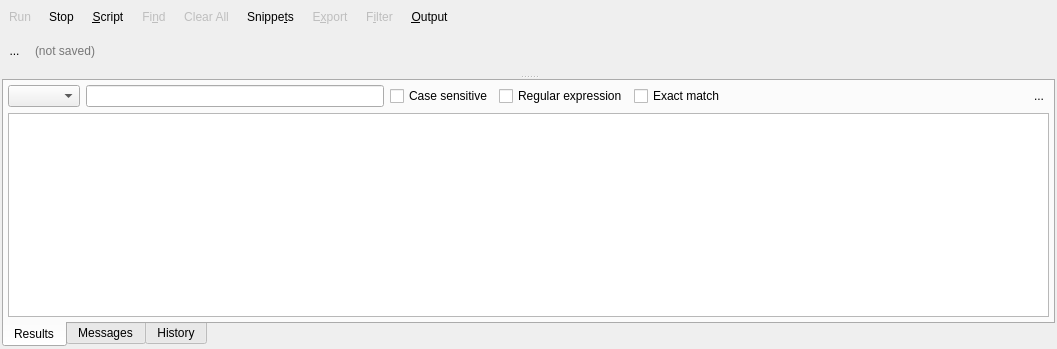
<?xml version="1.0" encoding="UTF-8"?>
<ui version="4.0">
 <class>SQLExecutionWidget</class>
 <widget class="QWidget" name="SQLExecutionWidget">
  <property name="geometry">
   <rect>
    <x>0</x>
    <y>0</y>
    <width>1057</width>
    <height>349</height>
   </rect>
  </property>
  <property name="baseSize">
   <size>
    <width>780</width>
    <height>0</height>
   </size>
  </property>
  <property name="windowTitle">
   <string>Form</string>
  </property>
  <layout class="QGridLayout" name="gridLayout">
   <property name="leftMargin">
    <number>2</number>
   </property>
   <property name="topMargin">
    <number>2</number>
   </property>
   <property name="rightMargin">
    <number>2</number>
   </property>
   <property name="bottomMargin">
    <number>2</number>
   </property>
   <item row="1" column="0">
    <widget class="QWidget" name="filename_wgt" native="true">
     <property name="minimumSize">
      <size>
       <width>0</width>
       <height>0</height>
      </size>
     </property>
     <layout class="QHBoxLayout" name="horizontalLayout_3">
      <property name="leftMargin">
       <number>0</number>
      </property>
      <property name="topMargin">
       <number>0</number>
      </property>
      <property name="rightMargin">
       <number>0</number>
      </property>
      <property name="bottomMargin">
       <number>0</number>
      </property>
      <item>
       <widget class="QToolButton" name="close_file_tb">
        <property name="minimumSize">
         <size>
          <width>25</width>
          <height>25</height>
         </size>
        </property>
        <property name="maximumSize">
         <size>
          <width>25</width>
          <height>25</height>
         </size>
        </property>
        <property name="toolTip">
         <string>Close the current SQL script</string>
        </property>
        <property name="text">
         <string>...</string>
        </property>
        <property name="icon">
         <iconset resource="../res/resources.qrc">
          <normaloff>:/icones/icones/fechar.png</normaloff>:/icones/icones/fechar.png</iconset>
        </property>
        <property name="iconSize">
         <size>
          <width>20</width>
          <height>20</height>
         </size>
        </property>
        <property name="autoRaise">
         <bool>true</bool>
        </property>
       </widget>
      </item>
      <item>
       <widget class="QLineEdit" name="filename_edt">
        <property name="minimumSize">
         <size>
          <width>0</width>
          <height>25</height>
         </size>
        </property>
        <property name="toolTip">
         <string>SQL script currently handled</string>
        </property>
        <property name="autoFillBackground">
         <bool>false</bool>
        </property>
        <property name="styleSheet">
         <string notr="true">background: transparent;</string>
        </property>
        <property name="text">
         <string/>
        </property>
        <property name="frame">
         <bool>false</bool>
        </property>
        <property name="cursorPosition">
         <number>0</number>
        </property>
        <property name="readOnly">
         <bool>true</bool>
        </property>
        <property name="placeholderText">
         <string>(not saved)</string>
        </property>
       </widget>
      </item>
     </layout>
    </widget>
   </item>
   <item row="0" column="0">
    <layout class="QHBoxLayout" name="horizontalLayout">
     <property name="spacing">
      <number>4</number>
     </property>
     <item>
      <widget class="QToolButton" name="run_sql_tb">
       <property name="enabled">
        <bool>false</bool>
       </property>
       <property name="sizePolicy">
        <sizepolicy hsizetype="Fixed" vsizetype="Fixed">
         <horstretch>0</horstretch>
         <verstretch>0</verstretch>
        </sizepolicy>
       </property>
       <property name="minimumSize">
        <size>
         <width>0</width>
         <height>30</height>
        </size>
       </property>
       <property name="toolTip">
        <string>Run the specified SQL command</string>
       </property>
       <property name="text">
        <string>Run</string>
       </property>
       <property name="icon">
        <iconset resource="../res/resources.qrc">
         <normaloff>:/icones/icones/run.png</normaloff>:/icones/icones/run.png</iconset>
       </property>
       <property name="iconSize">
        <size>
         <width>22</width>
         <height>22</height>
        </size>
       </property>
       <property name="shortcut">
        <string>F5</string>
       </property>
       <property name="toolButtonStyle">
        <enum>Qt::ToolButtonTextBesideIcon</enum>
       </property>
       <property name="autoRaise">
        <bool>true</bool>
       </property>
      </widget>
     </item>
     <item>
      <widget class="QToolButton" name="stop_tb">
       <property name="enabled">
        <bool>true</bool>
       </property>
       <property name="sizePolicy">
        <sizepolicy hsizetype="Fixed" vsizetype="Fixed">
         <horstretch>0</horstretch>
         <verstretch>0</verstretch>
        </sizepolicy>
       </property>
       <property name="minimumSize">
        <size>
         <width>0</width>
         <height>30</height>
        </size>
       </property>
       <property name="toolTip">
        <string>Cancel the execution of the current SQL command</string>
       </property>
       <property name="text">
        <string>Stop</string>
       </property>
       <property name="icon">
        <iconset resource="../res/resources.qrc">
         <normaloff>:/icones/icones/stop.png</normaloff>:/icones/icones/stop.png</iconset>
       </property>
       <property name="iconSize">
        <size>
         <width>22</width>
         <height>22</height>
        </size>
       </property>
       <property name="shortcut">
        <string>Esc</string>
       </property>
       <property name="toolButtonStyle">
        <enum>Qt::ToolButtonTextBesideIcon</enum>
       </property>
       <property name="autoRaise">
        <bool>true</bool>
       </property>
      </widget>
     </item>
     <item>
      <widget class="QToolButton" name="file_tb">
       <property name="enabled">
        <bool>true</bool>
       </property>
       <property name="minimumSize">
        <size>
         <width>0</width>
         <height>30</height>
        </size>
       </property>
       <property name="toolTip">
        <string>Handle external SQL script</string>
       </property>
       <property name="text">
        <string>&amp;Script</string>
       </property>
       <property name="icon">
        <iconset resource="../res/resources.qrc">
         <normaloff>:/icones/icones/codigosql.png</normaloff>:/icones/icones/codigosql.png</iconset>
       </property>
       <property name="iconSize">
        <size>
         <width>22</width>
         <height>22</height>
        </size>
       </property>
       <property name="shortcut">
        <string>Alt+F</string>
       </property>
       <property name="checkable">
        <bool>false</bool>
       </property>
       <property name="checked">
        <bool>false</bool>
       </property>
       <property name="popupMode">
        <enum>QToolButton::InstantPopup</enum>
       </property>
       <property name="toolButtonStyle">
        <enum>Qt::ToolButtonTextBesideIcon</enum>
       </property>
       <property name="autoRaise">
        <bool>true</bool>
       </property>
      </widget>
     </item>
     <item>
      <widget class="QToolButton" name="find_tb">
       <property name="enabled">
        <bool>false</bool>
       </property>
       <property name="minimumSize">
        <size>
         <width>0</width>
         <height>30</height>
        </size>
       </property>
       <property name="toolTip">
        <string>Search in SQL code</string>
       </property>
       <property name="text">
        <string>Fi&amp;nd</string>
       </property>
       <property name="icon">
        <iconset resource="../res/resources.qrc">
         <normaloff>:/icones/icones/buscar.png</normaloff>:/icones/icones/buscar.png</iconset>
       </property>
       <property name="iconSize">
        <size>
         <width>22</width>
         <height>22</height>
        </size>
       </property>
       <property name="shortcut">
        <string>Ctrl+F</string>
       </property>
       <property name="checkable">
        <bool>true</bool>
       </property>
       <property name="checked">
        <bool>false</bool>
       </property>
       <property name="popupMode">
        <enum>QToolButton::InstantPopup</enum>
       </property>
       <property name="toolButtonStyle">
        <enum>Qt::ToolButtonTextBesideIcon</enum>
       </property>
       <property name="autoRaise">
        <bool>true</bool>
       </property>
      </widget>
     </item>
     <item>
      <widget class="QToolButton" name="clear_btn">
       <property name="enabled">
        <bool>false</bool>
       </property>
       <property name="minimumSize">
        <size>
         <width>0</width>
         <height>30</height>
        </size>
       </property>
       <property name="toolTip">
        <string>Clear sql input field and results</string>
       </property>
       <property name="text">
        <string>Clear All</string>
       </property>
       <property name="icon">
        <iconset resource="../res/resources.qrc">
         <normaloff>:/icones/icones/limpartexto.png</normaloff>:/icones/icones/limpartexto.png</iconset>
       </property>
       <property name="iconSize">
        <size>
         <width>22</width>
         <height>22</height>
        </size>
       </property>
       <property name="toolButtonStyle">
        <enum>Qt::ToolButtonTextBesideIcon</enum>
       </property>
       <property name="autoRaise">
        <bool>true</bool>
       </property>
      </widget>
     </item>
     <item>
      <widget class="QToolButton" name="snippets_tb">
       <property name="enabled">
        <bool>true</bool>
       </property>
       <property name="minimumSize">
        <size>
         <width>0</width>
         <height>30</height>
        </size>
       </property>
       <property name="toolTip">
        <string>Export results to a CSV file</string>
       </property>
       <property name="text">
        <string>Snippe&amp;ts</string>
       </property>
       <property name="icon">
        <iconset resource="../res/resources.qrc">
         <normaloff>:/icones/icones/codesnippet.png</normaloff>:/icones/icones/codesnippet.png</iconset>
       </property>
       <property name="iconSize">
        <size>
         <width>22</width>
         <height>22</height>
        </size>
       </property>
       <property name="shortcut">
        <string>Alt+T</string>
       </property>
       <property name="checkable">
        <bool>false</bool>
       </property>
       <property name="checked">
        <bool>false</bool>
       </property>
       <property name="popupMode">
        <enum>QToolButton::InstantPopup</enum>
       </property>
       <property name="toolButtonStyle">
        <enum>Qt::ToolButtonTextBesideIcon</enum>
       </property>
       <property name="autoRaise">
        <bool>true</bool>
       </property>
      </widget>
     </item>
     <item>
      <widget class="QToolButton" name="export_tb">
       <property name="enabled">
        <bool>false</bool>
       </property>
       <property name="minimumSize">
        <size>
         <width>0</width>
         <height>30</height>
        </size>
       </property>
       <property name="toolTip">
        <string>Export results to a CSV file</string>
       </property>
       <property name="text">
        <string>E&amp;xport</string>
       </property>
       <property name="icon">
        <iconset resource="../res/resources.qrc">
         <normaloff>:/icones/icones/exportdata.png</normaloff>:/icones/icones/exportdata.png</iconset>
       </property>
       <property name="iconSize">
        <size>
         <width>22</width>
         <height>22</height>
        </size>
       </property>
       <property name="shortcut">
        <string>Alt+X</string>
       </property>
       <property name="checkable">
        <bool>false</bool>
       </property>
       <property name="checked">
        <bool>false</bool>
       </property>
       <property name="toolButtonStyle">
        <enum>Qt::ToolButtonTextBesideIcon</enum>
       </property>
       <property name="autoRaise">
        <bool>true</bool>
       </property>
      </widget>
     </item>
     <item>
      <widget class="QToolButton" name="filter_tb">
       <property name="enabled">
        <bool>false</bool>
       </property>
       <property name="minimumSize">
        <size>
         <width>0</width>
         <height>30</height>
        </size>
       </property>
       <property name="toolTip">
        <string>Filter the retrived results</string>
       </property>
       <property name="text">
        <string>F&amp;ilter</string>
       </property>
       <property name="icon">
        <iconset resource="../res/resources.qrc">
         <normaloff>:/icones/icones/filter.png</normaloff>:/icones/icones/filter.png</iconset>
       </property>
       <property name="iconSize">
        <size>
         <width>22</width>
         <height>22</height>
        </size>
       </property>
       <property name="shortcut">
        <string>Alt+I</string>
       </property>
       <property name="checkable">
        <bool>true</bool>
       </property>
       <property name="checked">
        <bool>false</bool>
       </property>
       <property name="toolButtonStyle">
        <enum>Qt::ToolButtonTextBesideIcon</enum>
       </property>
       <property name="autoRaise">
        <bool>true</bool>
       </property>
      </widget>
     </item>
     <item>
      <widget class="QToolButton" name="output_tb">
       <property name="enabled">
        <bool>true</bool>
       </property>
       <property name="minimumSize">
        <size>
         <width>0</width>
         <height>30</height>
        </size>
       </property>
       <property name="toolTip">
        <string>Toggles the output pane</string>
       </property>
       <property name="text">
        <string>&amp;Output</string>
       </property>
       <property name="icon">
        <iconset resource="../res/resources.qrc">
         <normaloff>:/icones/icones/outputpane.png</normaloff>:/icones/icones/outputpane.png</iconset>
       </property>
       <property name="iconSize">
        <size>
         <width>22</width>
         <height>22</height>
        </size>
       </property>
       <property name="shortcut">
        <string>Alt+O</string>
       </property>
       <property name="checkable">
        <bool>true</bool>
       </property>
       <property name="checked">
        <bool>false</bool>
       </property>
       <property name="toolButtonStyle">
        <enum>Qt::ToolButtonTextBesideIcon</enum>
       </property>
       <property name="autoRaise">
        <bool>true</bool>
       </property>
      </widget>
     </item>
     <item>
      <spacer name="horizontalSpacer">
       <property name="orientation">
        <enum>Qt::Horizontal</enum>
       </property>
       <property name="sizeType">
        <enum>QSizePolicy::Expanding</enum>
       </property>
       <property name="sizeHint" stdset="0">
        <size>
         <width>10</width>
         <height>20</height>
        </size>
       </property>
      </spacer>
     </item>
     <item>
      <layout class="QHBoxLayout" name="horizontalLayout_2">
       <property name="spacing">
        <number>0</number>
       </property>
       <property name="leftMargin">
        <number>0</number>
       </property>
       <item>
        <widget class="QLabel" name="label_5">
         <property name="minimumSize">
          <size>
           <width>20</width>
           <height>20</height>
          </size>
         </property>
         <property name="maximumSize">
          <size>
           <width>22</width>
           <height>22</height>
          </size>
         </property>
         <property name="text">
          <string/>
         </property>
         <property name="pixmap">
          <pixmap resource="../res/resources.qrc">:/icones/icones/database.png</pixmap>
         </property>
         <property name="scaledContents">
          <bool>true</bool>
         </property>
         <property name="indent">
          <number>-1</number>
         </property>
        </widget>
       </item>
       <item>
        <widget class="QLabel" name="db_name_lbl">
         <property name="sizePolicy">
          <sizepolicy hsizetype="Preferred" vsizetype="Fixed">
           <horstretch>0</horstretch>
           <verstretch>0</verstretch>
          </sizepolicy>
         </property>
         <property name="toolTip">
          <string>Current working database</string>
         </property>
         <property name="text">
          <string/>
         </property>
         <property name="indent">
          <number>5</number>
         </property>
        </widget>
       </item>
      </layout>
     </item>
    </layout>
   </item>
   <item row="2" column="0">
    <widget class="QSplitter" name="v_splitter">
     <property name="orientation">
      <enum>Qt::Vertical</enum>
     </property>
     <property name="childrenCollapsible">
      <bool>false</bool>
     </property>
     <widget class="QWidget" name="layoutWidget">
      <layout class="QVBoxLayout" name="verticalLayout_2">
       <item>
        <widget class="QWidget" name="sql_cmd_wgt" native="true">
         <property name="enabled">
          <bool>true</bool>
         </property>
        </widget>
       </item>
       <item>
        <widget class="QWidget" name="find_wgt_parent" native="true">
         <property name="sizePolicy">
          <sizepolicy hsizetype="Preferred" vsizetype="Fixed">
           <horstretch>0</horstretch>
           <verstretch>0</verstretch>
          </sizepolicy>
         </property>
        </widget>
       </item>
      </layout>
     </widget>
     <widget class="QWidget" name="layoutWidget1">
      <layout class="QGridLayout" name="gridLayout_2">
       <property name="spacing">
        <number>0</number>
       </property>
       <item row="1" column="0" rowspan="2">
        <widget class="QWidget" name="output_wgt" native="true">
         <property name="minimumSize">
          <size>
           <width>0</width>
           <height>0</height>
          </size>
         </property>
         <layout class="QVBoxLayout" name="verticalLayout">
          <property name="spacing">
           <number>0</number>
          </property>
          <property name="leftMargin">
           <number>0</number>
          </property>
          <property name="topMargin">
           <number>0</number>
          </property>
          <property name="rightMargin">
           <number>0</number>
          </property>
          <property name="bottomMargin">
           <number>0</number>
          </property>
          <item>
           <widget class="QTabWidget" name="output_tbw">
            <property name="sizePolicy">
             <sizepolicy hsizetype="Expanding" vsizetype="Preferred">
              <horstretch>0</horstretch>
              <verstretch>0</verstretch>
             </sizepolicy>
            </property>
            <property name="tabPosition">
             <enum>QTabWidget::South</enum>
            </property>
            <property name="currentIndex">
             <number>0</number>
            </property>
            <property name="documentMode">
             <bool>false</bool>
            </property>
            <property name="movable">
             <bool>false</bool>
            </property>
            <widget class="QWidget" name="tab">
             <property name="autoFillBackground">
              <bool>false</bool>
             </property>
             <attribute name="title">
              <string>Results</string>
             </attribute>
             <layout class="QGridLayout" name="gridLayout_5">
              <property name="leftMargin">
               <number>4</number>
              </property>
              <property name="topMargin">
               <number>4</number>
              </property>
              <property name="rightMargin">
               <number>4</number>
              </property>
              <property name="bottomMargin">
               <number>4</number>
              </property>
              <item row="0" column="0">
               <widget class="QWidget" name="filter_wgt" native="true">
                <property name="minimumSize">
                 <size>
                  <width>0</width>
                  <height>0</height>
                 </size>
                </property>
                <layout class="QHBoxLayout" name="horizontalLayout_5">
                 <property name="leftMargin">
                  <number>0</number>
                 </property>
                 <property name="topMargin">
                  <number>0</number>
                 </property>
                 <property name="rightMargin">
                  <number>0</number>
                 </property>
                 <property name="bottomMargin">
                  <number>0</number>
                 </property>
                 <item>
                  <widget class="QComboBox" name="columns_cmb"/>
                 </item>
                 <item>
                  <widget class="QLineEdit" name="filter_edt">
                   <property name="sizePolicy">
                    <sizepolicy hsizetype="MinimumExpanding" vsizetype="Fixed">
                     <horstretch>0</horstretch>
                     <verstretch>0</verstretch>
                    </sizepolicy>
                   </property>
                   <property name="clearButtonEnabled">
                    <bool>true</bool>
                   </property>
                  </widget>
                 </item>
                 <item>
                  <widget class="QCheckBox" name="case_sensitive_chk">
                   <property name="sizePolicy">
                    <sizepolicy hsizetype="Fixed" vsizetype="Fixed">
                     <horstretch>0</horstretch>
                     <verstretch>0</verstretch>
                    </sizepolicy>
                   </property>
                   <property name="text">
                    <string>Case sensitive</string>
                   </property>
                  </widget>
                 </item>
                 <item>
                  <widget class="QCheckBox" name="regexp_chk">
                   <property name="sizePolicy">
                    <sizepolicy hsizetype="Fixed" vsizetype="Fixed">
                     <horstretch>0</horstretch>
                     <verstretch>0</verstretch>
                    </sizepolicy>
                   </property>
                   <property name="text">
                    <string>Regular expression</string>
                   </property>
                  </widget>
                 </item>
                 <item>
                  <widget class="QCheckBox" name="exact_chk">
                   <property name="sizePolicy">
                    <sizepolicy hsizetype="Fixed" vsizetype="Fixed">
                     <horstretch>0</horstretch>
                     <verstretch>0</verstretch>
                    </sizepolicy>
                   </property>
                   <property name="text">
                    <string>Exact match</string>
                   </property>
                  </widget>
                 </item>
                 <item>
                  <spacer name="horizontalSpacer_2">
                   <property name="orientation">
                    <enum>Qt::Horizontal</enum>
                   </property>
                   <property name="sizeHint" stdset="0">
                    <size>
                     <width>40</width>
                     <height>20</height>
                    </size>
                   </property>
                  </spacer>
                 </item>
                 <item>
                  <widget class="QToolButton" name="hide_tb">
                   <property name="minimumSize">
                    <size>
                     <width>20</width>
                     <height>20</height>
                    </size>
                   </property>
                   <property name="maximumSize">
                    <size>
                     <width>20</width>
                     <height>20</height>
                    </size>
                   </property>
                   <property name="toolTip">
                    <string>Hide this widget</string>
                   </property>
                   <property name="text">
                    <string>...</string>
                   </property>
                   <property name="icon">
                    <iconset resource="../res/resources.qrc">
                     <normaloff>:/icones/icones/fechar1.png</normaloff>:/icones/icones/fechar1.png</iconset>
                   </property>
                   <property name="autoRaise">
                    <bool>true</bool>
                   </property>
                  </widget>
                 </item>
                </layout>
               </widget>
              </item>
              <item row="1" column="0">
               <widget class="QWidget" name="results_parent" native="true">
                <layout class="QGridLayout" name="gridLayout_3">
                 <property name="leftMargin">
                  <number>0</number>
                 </property>
                 <property name="topMargin">
                  <number>0</number>
                 </property>
                 <property name="rightMargin">
                  <number>0</number>
                 </property>
                 <property name="bottomMargin">
                  <number>0</number>
                 </property>
                 <property name="horizontalSpacing">
                  <number>6</number>
                 </property>
                 <item row="2" column="0" colspan="5">
                  <widget class="QTableView" name="results_tbw">
                   <property name="editTriggers">
                    <set>QAbstractItemView::DoubleClicked|QAbstractItemView::EditKeyPressed</set>
                   </property>
                   <property name="alternatingRowColors">
                    <bool>true</bool>
                   </property>
                   <property name="selectionMode">
                    <enum>QAbstractItemView::ContiguousSelection</enum>
                   </property>
                   <attribute name="horizontalHeaderCascadingSectionResizes">
                    <bool>false</bool>
                   </attribute>
                   <attribute name="horizontalHeaderStretchLastSection">
                    <bool>true</bool>
                   </attribute>
                   <attribute name="verticalHeaderCascadingSectionResizes">
                    <bool>false</bool>
                   </attribute>
                   <attribute name="verticalHeaderMinimumSectionSize">
                    <number>34</number>
                   </attribute>
                   <attribute name="verticalHeaderDefaultSectionSize">
                    <number>34</number>
                   </attribute>
                  </widget>
                 </item>
                </layout>
               </widget>
              </item>
             </layout>
            </widget>
            <widget class="QWidget" name="tab_2">
             <attribute name="title">
              <string>Messages</string>
             </attribute>
             <layout class="QGridLayout" name="gridLayout_4">
              <property name="leftMargin">
               <number>4</number>
              </property>
              <property name="topMargin">
               <number>4</number>
              </property>
              <property name="rightMargin">
               <number>4</number>
              </property>
              <property name="bottomMargin">
               <number>4</number>
              </property>
              <item row="0" column="0">
               <widget class="QListWidget" name="msgoutput_lst">
                <property name="editTriggers">
                 <set>QAbstractItemView::NoEditTriggers</set>
                </property>
                <property name="showDropIndicator" stdset="0">
                 <bool>false</bool>
                </property>
                <property name="alternatingRowColors">
                 <bool>true</bool>
                </property>
                <property name="selectionMode">
                 <enum>QAbstractItemView::NoSelection</enum>
                </property>
                <property name="selectionBehavior">
                 <enum>QAbstractItemView::SelectRows</enum>
                </property>
                <property name="iconSize">
                 <size>
                  <width>20</width>
                  <height>20</height>
                 </size>
                </property>
                <property name="spacing">
                 <number>2</number>
                </property>
               </widget>
              </item>
             </layout>
            </widget>
            <widget class="QWidget" name="tab_3">
             <attribute name="title">
              <string>History</string>
             </attribute>
             <layout class="QGridLayout" name="gridLayout_6">
              <property name="leftMargin">
               <number>4</number>
              </property>
              <property name="topMargin">
               <number>4</number>
              </property>
              <property name="rightMargin">
               <number>4</number>
              </property>
              <property name="bottomMargin">
               <number>4</number>
              </property>
              <item row="1" column="0">
               <widget class="QWidget" name="find_history_parent" native="true"/>
              </item>
              <item row="0" column="0">
               <widget class="QWidget" name="cmd_history_parent" native="true">
                <property name="sizePolicy">
                 <sizepolicy hsizetype="Preferred" vsizetype="Expanding">
                  <horstretch>0</horstretch>
                  <verstretch>0</verstretch>
                 </sizepolicy>
                </property>
               </widget>
              </item>
             </layout>
            </widget>
           </widget>
          </item>
         </layout>
        </widget>
       </item>
      </layout>
     </widget>
    </widget>
   </item>
  </layout>
 </widget>
 <resources>
  <include location="../res/resources.qrc"/>
 </resources>
 <connections/>
</ui>
